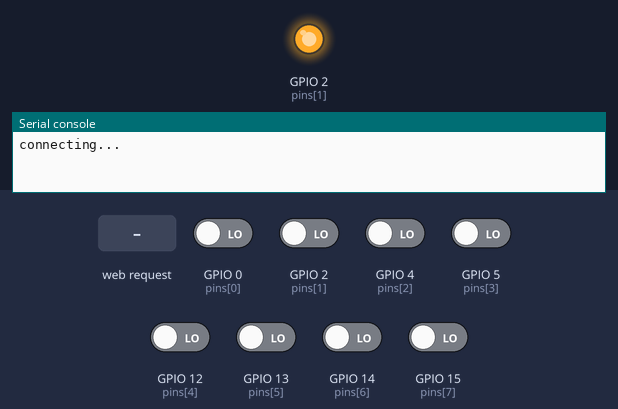
This program was run on a simulated ESP8266 board running MicroPython. Parts: output pins drawn as LEDs (lit = HIGH), the last lines printed to the serial console. The inputs (shaded band) are chosen by the test bench; at power-on: GPIO 0 (pins[0]), GPIO 2 (pins[1]), GPIO 4 (pins[2]), GPIO 5 (pins[3]), GPIO 12 (pins[4]), GPIO 13 (pins[5]), GPIO 14 (pins[6]), GPIO 15 (pins[7]) LOW. WiFi joins after 1.5 s.

Above: at 5.1 s.
At 7.2 s:
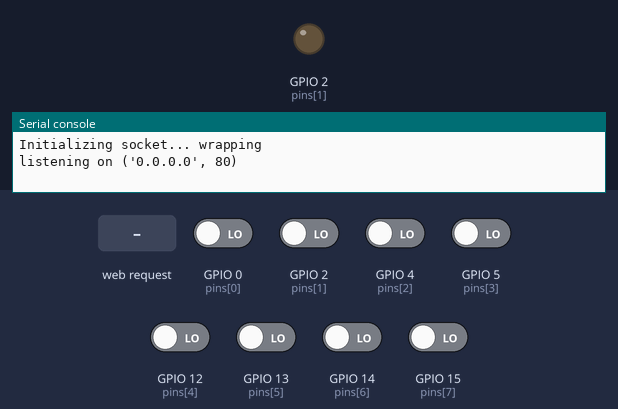
7.3 s: HTTP request GET / received
Timing chart, 0 to 10.3 s (numbered marks = the images above; inputs shaded):
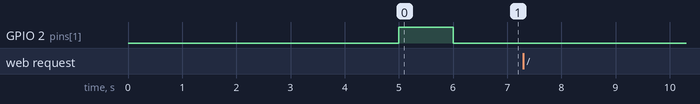

The program:

main.py
```python
import network
from machine import Pin
import time
import upip

sta_if = network.WLAN(network.STA_IF)
ap_if = network.WLAN(network.AP_IF)

sta_if.active(True)

sta_if.connect('WiFi-Arnet-a998', '4hm74VWg493Xk')
pin = Pin(2,Pin.OUT)

while sta_if.isconnected() != True:
    print("connecting...")
    pin.off()
    time.sleep(5)
    pin.on()
    time.sleep(1)


print("Connected with parameters:", sta_if.ifconfig())

pin.off()

import machine
import ussl


pins = [machine.Pin(i, machine.Pin.IN) for i in (0, 2, 4, 5, 12, 13, 14, 15)]

html = """<!DOCTYPE html>
<html>
    <head> <title>ESP8266 Pins</title> </head>
    <body> <h1>ESP8266 Pins</h1>
        <table border="1"> <tr><th>Pin</th><th>Value</th></tr> %s </table>
    </body>
</html>
"""

import socket
addr = socket.getaddrinfo('0.0.0.0', 80)[0][-1]

sck = socket.socket()
print("Initializing socket... wrapping")
s = ussl.wrap_socket(sck)
s.bind(addr)
s.listen(1)

print('listening on', addr)

while True:
    cl, addr = s.accept()
    print('client connected from', addr)
    cl_file = cl.makefile('rwb', 0)
    while True:
        line = cl_file.readline()
        if not line or line == b'\r\n':
            break
    rows = ['<tr><td>%s</td><td>%d</td></tr>' % (str(p), p.value()) for p in pins]
    response = html % '\n'.join(rows)
    cl.send(response)
    cl.close()
```
